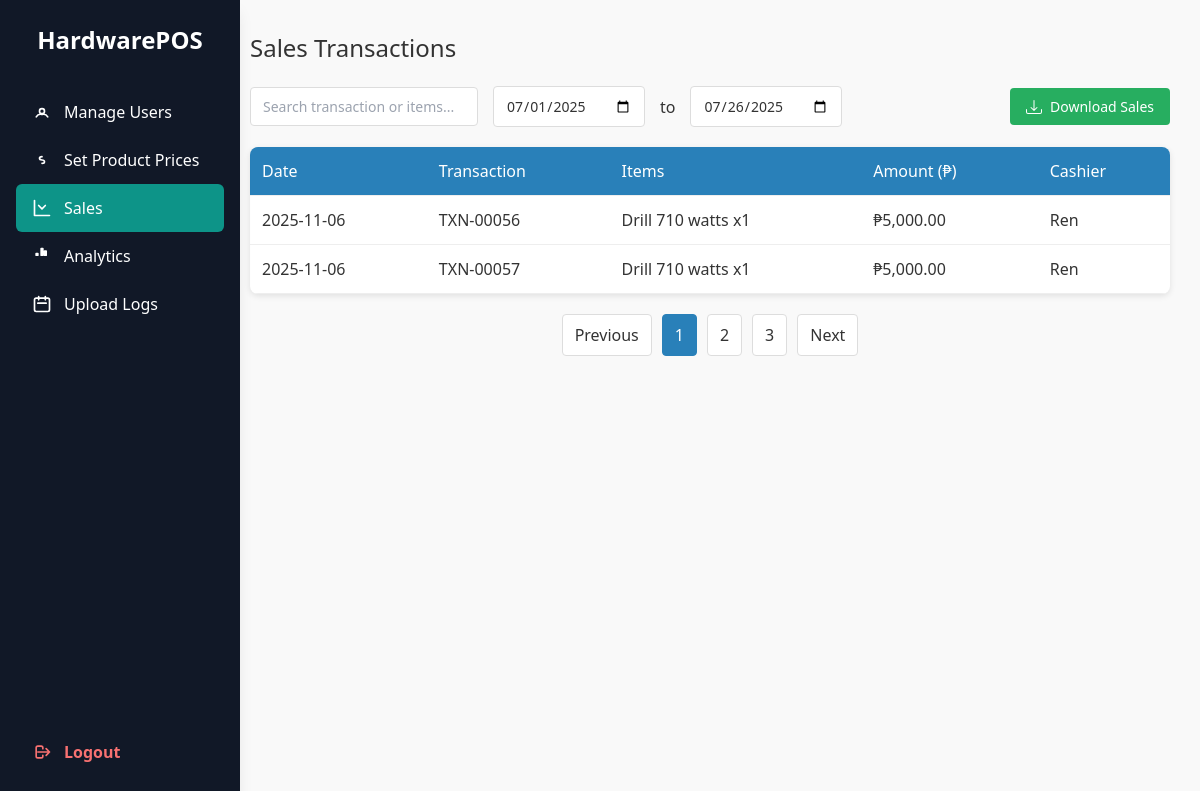
Page /admin/sales.php (signed in) on the committed database.
### tables this page shows
CREATE TABLE `inventory_logs` (
  `id` int(11) NOT NULL,
  `user_id` int(11) NOT NULL,
  `sale_date` datetime NOT NULL DEFAULT current_timestamp(),
  `total_amount` decimal(10,2) NOT NULL
);

CREATE TABLE `users` (
  `id` int(11) NOT NULL,
  `username` varchar(50) NOT NULL,
  `password` varchar(255) NOT NULL,
  `user_type` enum('admin','staff','cashier','procurement') NOT NULL,
  `created_at` timestamp NOT NULL DEFAULT current_timestamp()
);

### admin/sales.php (the view, shortened to what this page needs)
<?php
require_once '../db.php';
$sql = "SELECT
            s.id AS sale_id,
            s.sale_date,
            s.total_amount,
            u.username AS cashier,
            GROUP_CONCAT(CONCAT(i.name, ' x', si.quantity) SEPARATOR ', ') AS items,
            s.id AS invoice_no
        FROM inventory_logs s
        JOIN users u ON s.user_id = u.id
        JOIN inventory_log_items si ON s.id = si.sale_id
        JOIN inventory i ON si.inventory_id = i.id
        GROUP BY s.id
        ORDER BY s.sale_date DESC";
$stmt = $pdo->prepare($sql);
$stmt->execute();
$sales = $stmt->fetchAll(PDO::FETCH_ASSOC);
?>
<!DOCTYPE html>
<html lang="en">
<head>
</head>
<body>
<?php include 'includes/sidebar.php'; ?>
<div class="content">
    <h2 class="page-title">Sales Transactions</h2>
    <div class="controls">
        <input type="text" placeholder="Search transaction or items...">
        <input type="date" value="2025-07-01">
        <span>to</span>
        <input type="date" value="2025-07-26">
        <button class="download-btn" onclick="showModal()">
            Download Sales
        </button>
    </div>
    <table>
        <thead>
            <tr>
                <th>Date</th>
                <th>Transaction</th>
                <th>Items</th>
                <th>Amount (₱)</th>
                <th>Cashier</th>
            </tr>
        </thead>
        <tbody>
        <?php foreach ($sales as $sale): ?>
            <tr>
                <td><?= date("Y‑m‑d", strtotime($sale['sale_date'])) ?></td>
                <td>TXN‑<?= str_pad($sale['sale_id'], 5, '0', STR_PAD_LEFT) ?></td>
                <td><?= htmlspecialchars($sale['items']) ?></td>
                <td class="amount">₱<?= number_format($sale['total_amount'], 2) ?></td>
                <td><?= htmlspecialchars($sale['cashier']) ?></td>
            </tr>
        <?php endforeach; ?>
        </tbody>
    </table>
    <div class="pagination">
        <button>Previous</button>
        <button class="active">1</button>
        <button>2</button>
        <button>3</button>
        <button>Next</button>
    </div>
</div>
</body>
</html>

### admin/sales.php (style rules this page uses)
* { margin: 0; padding: 0; box-sizing: border-box; font-family: 'Segoe UI', sans-serif; }
body { display: flex; background-color: #f9f9f9; color: #333; min-height: 100vh; }
.content { margin-left: 220px; padding: 30px; flex: 1; }
h2.page-title { margin-bottom: 20px; font-size: 24px; }
.controls { margin-bottom: 20px; display: flex; gap: 15px; align-items: center; }
input[type="text"], input[type="date"] { padding: 8px 12px; border: 1px solid #ddd; border-radius: 4px; font-size: 14px; }
table { width: 100%; border-collapse: collapse; background: #fff; box-shadow: 0 2px 6px rgba(0,0,0,0.1); border-radius: 8px; overflow: hidden; }
th, td { padding: 12px; text-align: left; border-bottom: 1px solid #eee; }
th { background: #2980b9; color: #fff; font-weight: normal; }
.amount { font-weight: 500; }
.pagination { margin-top: 20px; display: flex; justify-content: center; gap: 10px; }
.pagination button { padding: 8px 12px; border: 1px solid #ddd; background: white; border-radius: 4px; cursor: pointer; }
.pagination button.active { background: #2980b9; color: white; border-color: #2980b9; }
.download-btn { background: #27ae60; color: white; padding: 8px 16px; border-radius: 4px; cursor: pointer; border: none; display: inline-flex; align-items: center; gap: 8px; font-size: 14px; margin-left: auto; }

### rows in the picture
inventory_logs: sale_date "2025‑11‑06", id "00056", items "Drill 710 watts x1", total_amount "5,000.00", user.username "Ren"
inventory_logs: sale_date "2025‑11‑06", id "00057", items "Drill 710 watts x1", total_amount "5,000.00", user.username "Ren"
